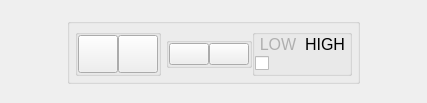
<?xml version="1.0" encoding="UTF-8"?>
<ui version="4.0">
 <class>Channel</class>
 <widget class="QWidget" name="Channel">
  <property name="geometry">
   <rect>
    <x>0</x>
    <y>0</y>
    <width>427</width>
    <height>103</height>
   </rect>
  </property>
  <property name="minimumSize">
   <size>
    <width>0</width>
    <height>0</height>
   </size>
  </property>
  <property name="maximumSize">
   <size>
    <width>16777215</width>
    <height>16777215</height>
   </size>
  </property>
  <property name="windowTitle">
   <string>Channel</string>
  </property>
  <layout class="QHBoxLayout" name="horizontalLayout_8">
   <property name="spacing">
    <number>0</number>
   </property>
   <property name="leftMargin">
    <number>5</number>
   </property>
   <property name="topMargin">
    <number>5</number>
   </property>
   <property name="rightMargin">
    <number>5</number>
   </property>
   <property name="bottomMargin">
    <number>5</number>
   </property>
   <item>
    <widget class="QGroupBox" name="outerGroupBox">
     <property name="sizePolicy">
      <sizepolicy hsizetype="Minimum" vsizetype="Preferred">
       <horstretch>0</horstretch>
       <verstretch>0</verstretch>
      </sizepolicy>
     </property>
     <layout class="QHBoxLayout" name="horizontalLayout" stretch="0,1">
      <property name="spacing">
       <number>5</number>
      </property>
      <property name="sizeConstraint">
       <enum>QLayout::SetFixedSize</enum>
      </property>
      <property name="leftMargin">
       <number>5</number>
      </property>
      <property name="topMargin">
       <number>5</number>
      </property>
      <property name="rightMargin">
       <number>5</number>
      </property>
      <property name="bottomMargin">
       <number>5</number>
      </property>
      <item>
       <widget class="QGroupBox" name="typeGroupBox">
        <property name="sizePolicy">
         <sizepolicy hsizetype="Minimum" vsizetype="Preferred">
          <horstretch>0</horstretch>
          <verstretch>0</verstretch>
         </sizepolicy>
        </property>
        <property name="title">
         <string/>
        </property>
        <layout class="QHBoxLayout" name="horizontalLayout_9">
         <property name="spacing">
          <number>0</number>
         </property>
         <property name="leftMargin">
          <number>0</number>
         </property>
         <property name="topMargin">
          <number>0</number>
         </property>
         <property name="rightMargin">
          <number>0</number>
         </property>
         <property name="bottomMargin">
          <number>0</number>
         </property>
         <item>
          <widget class="QPushButton" name="analogButton">
           <property name="sizePolicy">
            <sizepolicy hsizetype="Minimum" vsizetype="Minimum">
             <horstretch>0</horstretch>
             <verstretch>0</verstretch>
            </sizepolicy>
           </property>
           <property name="minimumSize">
            <size>
             <width>0</width>
             <height>0</height>
            </size>
           </property>
           <property name="styleSheet">
            <string notr="true"/>
           </property>
           <property name="text">
            <string/>
           </property>
           <property name="checkable">
            <bool>false</bool>
           </property>
          </widget>
         </item>
         <item>
          <widget class="QPushButton" name="digitalButton">
           <property name="sizePolicy">
            <sizepolicy hsizetype="Minimum" vsizetype="Minimum">
             <horstretch>0</horstretch>
             <verstretch>0</verstretch>
            </sizepolicy>
           </property>
           <property name="minimumSize">
            <size>
             <width>0</width>
             <height>0</height>
            </size>
           </property>
           <property name="text">
            <string/>
           </property>
           <property name="checkable">
            <bool>false</bool>
           </property>
          </widget>
         </item>
        </layout>
       </widget>
      </item>
      <item>
       <widget class="QStackedWidget" name="typeStack">
        <property name="sizePolicy">
         <sizepolicy hsizetype="Preferred" vsizetype="Preferred">
          <horstretch>0</horstretch>
          <verstretch>0</verstretch>
         </sizepolicy>
        </property>
        <property name="maximumSize">
         <size>
          <width>16777215</width>
          <height>16777215</height>
         </size>
        </property>
        <property name="styleSheet">
         <string notr="true"/>
        </property>
        <property name="currentIndex">
         <number>0</number>
        </property>
        <widget class="QWidget" name="digitalPage">
         <layout class="QHBoxLayout" name="horizontalLayout_3">
          <property name="spacing">
           <number>0</number>
          </property>
          <property name="leftMargin">
           <number>0</number>
          </property>
          <property name="topMargin">
           <number>0</number>
          </property>
          <property name="rightMargin">
           <number>0</number>
          </property>
          <property name="bottomMargin">
           <number>0</number>
          </property>
          <item>
           <widget class="QGroupBox" name="directionGroupBox">
            <property name="title">
             <string/>
            </property>
            <layout class="QHBoxLayout" name="horizontalLayout_10">
             <property name="spacing">
              <number>0</number>
             </property>
             <property name="sizeConstraint">
              <enum>QLayout::SetFixedSize</enum>
             </property>
             <property name="leftMargin">
              <number>0</number>
             </property>
             <property name="topMargin">
              <number>0</number>
             </property>
             <property name="rightMargin">
              <number>0</number>
             </property>
             <property name="bottomMargin">
              <number>0</number>
             </property>
             <item>
              <widget class="QPushButton" name="outputButton">
               <property name="sizePolicy">
                <sizepolicy hsizetype="Preferred" vsizetype="Preferred">
                 <horstretch>0</horstretch>
                 <verstretch>0</verstretch>
                </sizepolicy>
               </property>
               <property name="minimumSize">
                <size>
                 <width>0</width>
                 <height>0</height>
                </size>
               </property>
               <property name="maximumSize">
                <size>
                 <width>16777215</width>
                 <height>16777215</height>
                </size>
               </property>
               <property name="text">
                <string/>
               </property>
              </widget>
             </item>
             <item>
              <widget class="QPushButton" name="inputButton">
               <property name="sizePolicy">
                <sizepolicy hsizetype="Preferred" vsizetype="Preferred">
                 <horstretch>0</horstretch>
                 <verstretch>0</verstretch>
                </sizepolicy>
               </property>
               <property name="minimumSize">
                <size>
                 <width>0</width>
                 <height>0</height>
                </size>
               </property>
               <property name="maximumSize">
                <size>
                 <width>16777215</width>
                 <height>16777215</height>
                </size>
               </property>
               <property name="text">
                <string/>
               </property>
              </widget>
             </item>
            </layout>
           </widget>
          </item>
          <item>
           <widget class="QStackedWidget" name="directionStack">
            <property name="currentIndex">
             <number>0</number>
            </property>
            <widget class="QWidget" name="outputPage">
             <layout class="QHBoxLayout" name="horizontalLayout_6">
              <property name="spacing">
               <number>0</number>
              </property>
              <property name="leftMargin">
               <number>0</number>
              </property>
              <property name="topMargin">
               <number>0</number>
              </property>
              <property name="rightMargin">
               <number>0</number>
              </property>
              <property name="bottomMargin">
               <number>0</number>
              </property>
              <item>
               <widget class="QGroupBox" name="outputGroupBox">
                <property name="title">
                 <string/>
                </property>
                <layout class="QVBoxLayout" name="verticalLayout_3" stretch="1,3">
                 <property name="spacing">
                  <number>0</number>
                 </property>
                 <property name="sizeConstraint">
                  <enum>QLayout::SetNoConstraint</enum>
                 </property>
                 <property name="leftMargin">
                  <number>0</number>
                 </property>
                 <property name="topMargin">
                  <number>0</number>
                 </property>
                 <property name="rightMargin">
                  <number>0</number>
                 </property>
                 <property name="bottomMargin">
                  <number>0</number>
                 </property>
                 <item>
                  <widget class="QWidget" name="outputLabelWidget" native="true">
                   <layout class="QHBoxLayout" name="horizontalLayout_12" stretch="1,1">
                    <property name="spacing">
                     <number>0</number>
                    </property>
                    <property name="leftMargin">
                     <number>0</number>
                    </property>
                    <property name="topMargin">
                     <number>0</number>
                    </property>
                    <property name="rightMargin">
                     <number>0</number>
                    </property>
                    <property name="bottomMargin">
                     <number>0</number>
                    </property>
                    <item alignment="Qt::AlignHCenter|Qt::AlignVCenter">
                     <widget class="QLabel" name="outputLowLabel">
                      <property name="minimumSize">
                       <size>
                        <width>0</width>
                        <height>0</height>
                       </size>
                      </property>
                      <property name="maximumSize">
                       <size>
                        <width>40</width>
                        <height>20</height>
                       </size>
                      </property>
                      <property name="font">
                       <font>
                        <pointsize>12</pointsize>
                       </font>
                      </property>
                      <property name="styleSheet">
                       <string notr="true">color: rgba(0, 0, 0, 63);</string>
                      </property>
                      <property name="text">
                       <string>LOW</string>
                      </property>
                      <property name="alignment">
                       <set>Qt::AlignCenter</set>
                      </property>
                     </widget>
                    </item>
                    <item alignment="Qt::AlignHCenter|Qt::AlignVCenter">
                     <widget class="QLabel" name="outputHighLabel">
                      <property name="minimumSize">
                       <size>
                        <width>0</width>
                        <height>0</height>
                       </size>
                      </property>
                      <property name="maximumSize">
                       <size>
                        <width>40</width>
                        <height>20</height>
                       </size>
                      </property>
                      <property name="font">
                       <font>
                        <pointsize>12</pointsize>
                       </font>
                      </property>
                      <property name="styleSheet">
                       <string notr="true">color: rgb(0, 0, 0);</string>
                      </property>
                      <property name="text">
                       <string>HIGH</string>
                      </property>
                      <property name="scaledContents">
                       <bool>false</bool>
                      </property>
                      <property name="alignment">
                       <set>Qt::AlignCenter</set>
                      </property>
                     </widget>
                    </item>
                   </layout>
                  </widget>
                 </item>
                 <item alignment="Qt::AlignVCenter">
                  <widget class="QSwitch" name="outputSwitch">
                   <property name="sizePolicy">
                    <sizepolicy hsizetype="Ignored" vsizetype="Ignored">
                     <horstretch>0</horstretch>
                     <verstretch>0</verstretch>
                    </sizepolicy>
                   </property>
                   <property name="minimumSize">
                    <size>
                     <width>0</width>
                     <height>0</height>
                    </size>
                   </property>
                   <property name="text">
                    <string/>
                   </property>
                  </widget>
                 </item>
                </layout>
               </widget>
              </item>
             </layout>
            </widget>
            <widget class="QWidget" name="inputPage">
             <layout class="QHBoxLayout" name="horizontalLayout_7">
              <property name="spacing">
               <number>0</number>
              </property>
              <property name="leftMargin">
               <number>0</number>
              </property>
              <property name="topMargin">
               <number>0</number>
              </property>
              <property name="rightMargin">
               <number>0</number>
              </property>
              <property name="bottomMargin">
               <number>0</number>
              </property>
              <item>
               <widget class="QGroupBox" name="inputGroupBox">
                <property name="minimumSize">
                 <size>
                  <width>100</width>
                  <height>0</height>
                 </size>
                </property>
                <layout class="QHBoxLayout" name="horizontalLayout_5" stretch="1,2">
                 <property name="spacing">
                  <number>0</number>
                 </property>
                 <property name="leftMargin">
                  <number>5</number>
                 </property>
                 <property name="topMargin">
                  <number>0</number>
                 </property>
                 <property name="rightMargin">
                  <number>0</number>
                 </property>
                 <property name="bottomMargin">
                  <number>0</number>
                 </property>
                 <item>
                  <widget class="QWidget" name="inputLabelWidget" native="true">
                   <property name="minimumSize">
                    <size>
                     <width>0</width>
                     <height>0</height>
                    </size>
                   </property>
                   <property name="styleSheet">
                    <string notr="true">color: none;</string>
                   </property>
                   <layout class="QVBoxLayout" name="verticalLayout_4" stretch="0,1">
                    <property name="spacing">
                     <number>0</number>
                    </property>
                    <property name="leftMargin">
                     <number>0</number>
                    </property>
                    <property name="topMargin">
                     <number>0</number>
                    </property>
                    <property name="rightMargin">
                     <number>0</number>
                    </property>
                    <property name="bottomMargin">
                     <number>0</number>
                    </property>
                    <item alignment="Qt::AlignHCenter">
                     <widget class="QLabel" name="inputHighLabel">
                      <property name="minimumSize">
                       <size>
                        <width>0</width>
                        <height>0</height>
                       </size>
                      </property>
                      <property name="maximumSize">
                       <size>
                        <width>40</width>
                        <height>20</height>
                       </size>
                      </property>
                      <property name="font">
                       <font>
                        <pointsize>12</pointsize>
                       </font>
                      </property>
                      <property name="styleSheet">
                       <string notr="true">color: rgb(0, 0, 0);</string>
                      </property>
                      <property name="text">
                       <string>HIGH</string>
                      </property>
                      <property name="scaledContents">
                       <bool>false</bool>
                      </property>
                      <property name="alignment">
                       <set>Qt::AlignCenter</set>
                      </property>
                     </widget>
                    </item>
                    <item alignment="Qt::AlignHCenter">
                     <widget class="QLabel" name="inputLowLabel">
                      <property name="minimumSize">
                       <size>
                        <width>0</width>
                        <height>0</height>
                       </size>
                      </property>
                      <property name="maximumSize">
                       <size>
                        <width>40</width>
                        <height>20</height>
                       </size>
                      </property>
                      <property name="font">
                       <font>
                        <pointsize>12</pointsize>
                       </font>
                      </property>
                      <property name="styleSheet">
                       <string notr="true">color: rgba(0, 0, 0, 63);</string>
                      </property>
                      <property name="text">
                       <string>LOW</string>
                      </property>
                      <property name="alignment">
                       <set>Qt::AlignCenter</set>
                      </property>
                     </widget>
                    </item>
                   </layout>
                  </widget>
                 </item>
                 <item>
                  <widget class="QLED" name="led" native="true"/>
                 </item>
                </layout>
               </widget>
              </item>
             </layout>
            </widget>
           </widget>
          </item>
         </layout>
        </widget>
        <widget class="QWidget" name="analogPage">
         <layout class="QHBoxLayout" name="horizontalLayout_2">
          <property name="spacing">
           <number>0</number>
          </property>
          <property name="leftMargin">
           <number>0</number>
          </property>
          <property name="topMargin">
           <number>0</number>
          </property>
          <property name="rightMargin">
           <number>0</number>
          </property>
          <property name="bottomMargin">
           <number>0</number>
          </property>
          <item>
           <widget class="QGroupBox" name="analogGroupBox">
            <layout class="QVBoxLayout" name="verticalLayout" stretch="1,2">
             <property name="spacing">
              <number>5</number>
             </property>
             <property name="leftMargin">
              <number>2</number>
             </property>
             <property name="topMargin">
              <number>0</number>
             </property>
             <property name="rightMargin">
              <number>2</number>
             </property>
             <property name="bottomMargin">
              <number>2</number>
             </property>
             <item alignment="Qt::AlignHCenter|Qt::AlignVCenter">
              <widget class="QLabel" name="analogLabel">
               <property name="sizePolicy">
                <sizepolicy hsizetype="Preferred" vsizetype="Minimum">
                 <horstretch>0</horstretch>
                 <verstretch>0</verstretch>
                </sizepolicy>
               </property>
               <property name="minimumSize">
                <size>
                 <width>0</width>
                 <height>0</height>
                </size>
               </property>
               <property name="text">
                <string>Voltage Reading</string>
               </property>
               <property name="alignment">
                <set>Qt::AlignCenter</set>
               </property>
              </widget>
             </item>
             <item>
              <widget class="QLCDNumber" name="analogReadout">
               <property name="sizePolicy">
                <sizepolicy hsizetype="Minimum" vsizetype="Ignored">
                 <horstretch>0</horstretch>
                 <verstretch>0</verstretch>
                </sizepolicy>
               </property>
               <property name="minimumSize">
                <size>
                 <width>0</width>
                 <height>0</height>
                </size>
               </property>
               <property name="font">
                <font>
                 <pointsize>14</pointsize>
                </font>
               </property>
               <property name="frameShape">
                <enum>QFrame::Panel</enum>
               </property>
               <property name="frameShadow">
                <enum>QFrame::Sunken</enum>
               </property>
               <property name="smallDecimalPoint">
                <bool>false</bool>
               </property>
               <property name="digitCount">
                <number>6</number>
               </property>
               <property name="segmentStyle">
                <enum>QLCDNumber::Flat</enum>
               </property>
              </widget>
             </item>
            </layout>
           </widget>
          </item>
         </layout>
        </widget>
       </widget>
      </item>
     </layout>
    </widget>
   </item>
  </layout>
 </widget>
 <customwidgets>
  <customwidget>
   <class>QLED</class>
   <extends>QWidget</extends>
   <header>qled</header>
   <container>1</container>
  </customwidget>
  <customwidget>
   <class>QSwitch</class>
   <extends>QCheckBox</extends>
   <header>qswitch</header>
  </customwidget>
 </customwidgets>
 <resources/>
 <connections/>
</ui>
